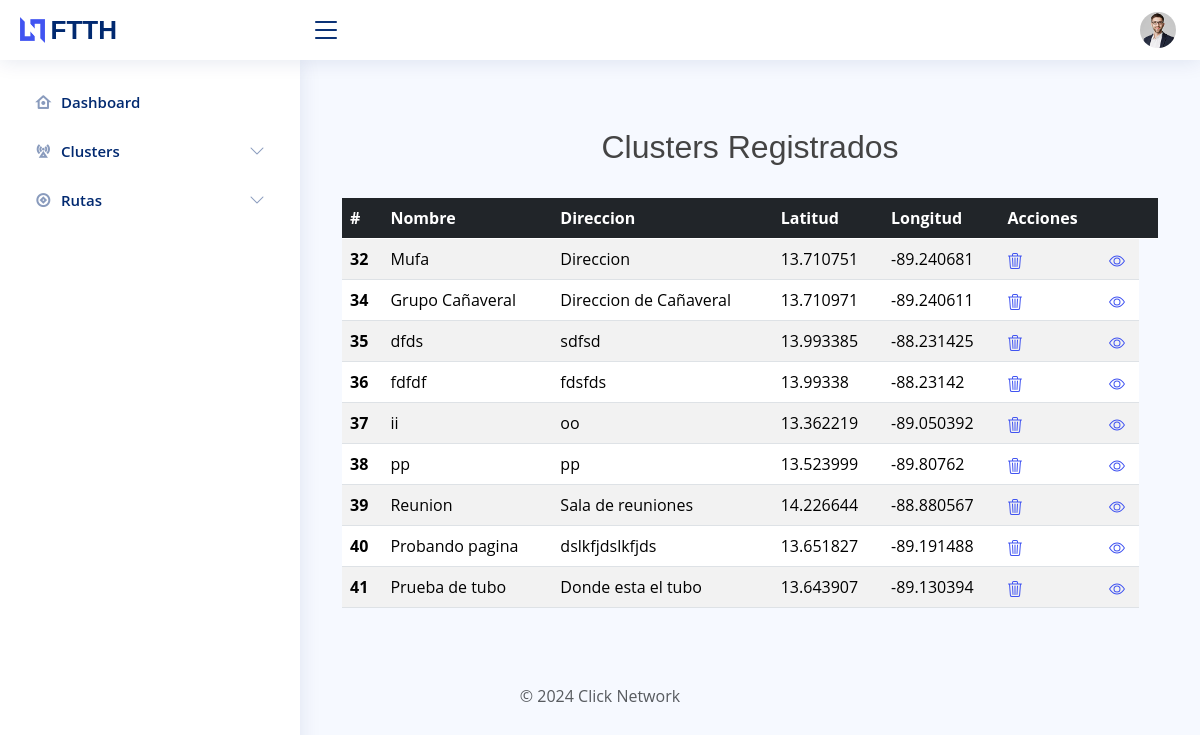
The page /map/clusters_supervisor on the database as committed earlier.
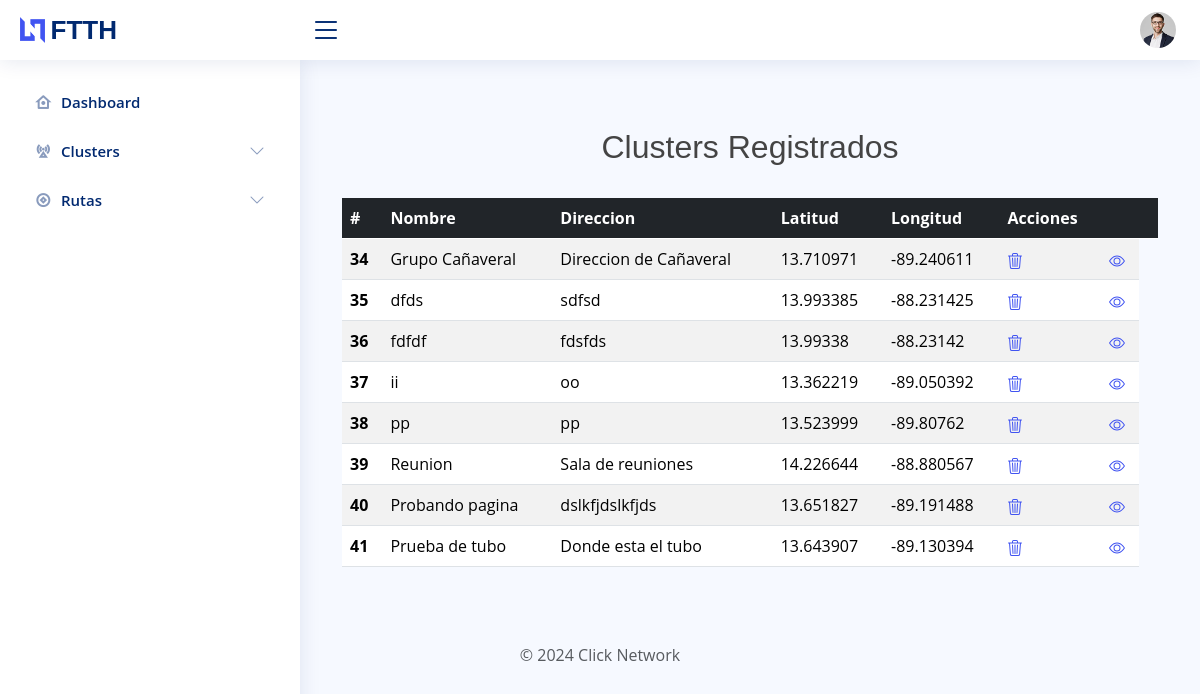
The same page on the database as committed later.
### map/models.py (models this page shows, shortened)
class Cluster(models.Model):
    TIPO_CHOICES = [
        ("mufa", "Mufa"),
        ("nap", "NAP"),
        ("cliente", "Cliente"),
    ]
    TIPOS_CHOICES = [
        ("Horizontal", "Horizontal"),
        ("Vertical", "Vertical"),
        ("Tipo Domo", "Tipo Domo"),
    ]
    BANDEJAS_CHOICES = [
        (1, "numero de bandejas: 1"),
        (2, "numero de bandejas: 2"),
        (3, "numero de bandejas: 3"),
        (4, "numero de bandejas: 4"),
        (5, "numero de bandejas: 5"),
        (6, "numero de bandejas: 6"),
    ]
    FUSIONES_CHOICES = [
        (6, "6 fusiones"),
        (12, "12 fusiones"),
        (24, "24 fusiones"),
        (48, "48 fusiones"),
    ]
    COLORS_CHOICES = [
        ("Azul", "Azul"),
        ("Anaranjado", "Anaranjado"),
        ("Verde", "Verde"),
        ("Cafe", "Cafe"),
        ("Plateado", "Plateado"),
        ("Blanco", "Blanco"),
        ("Rojo", "Rojo"),
        ("Negro", "Negro"),
        ("Amarillo", "Amarillo"),
        ("Violeta", "Violeta"),
        ("Rosa", "Rosa"),
        ("Agua", "Agua"),
    ]
    name = models.CharField(max_length=250, verbose_name="Nombre del Cluster")
    addres = models.CharField(max_length=250, verbose_name="Direccion del Cluster")
    lat = models.FloatField(verbose_name="Latitud")
    Ing = models.FloatField(verbose_name="Longitud")
    c_cluster = models.CharField(
        max_length=10, verbose_name="Codigo del Cluster", null=False, blank=False
    )
    tipo = models.CharField(
        max_length=20, choices=TIPO_CHOICES, default="horizontal", verbose_name="Tipo"
    )
    n_bandejas = models.IntegerField(
        choices=BANDEJAS_CHOICES, default=1, verbose_name="Numero de Bandejas"
    )
    n_fusiones = models.IntegerField(
        choices=FUSIONES_CHOICES, default=1, verbose_name="Numero de Fusiones"
    )
    colors = models.CharField(
        choices=COLORS_CHOICES,
        max_length=20,
        default="Azul",
        verbose_name="Color de Tubo",
    )
    tipos = models.CharField(
        choices=TIPOS_CHOICES,
        max_length=20,
        default="Horizontal",
        verbose_name="Tipo",
    )
    class Meta:
        verbose_name = "Cluster"
        verbose_name_plural = "Clusters"
        ordering = ["id"]

### map/views.py (the view)
# urls.py: path("clusters_supervisor", view_clusters_supervisor, name="clusters_supervisor"),
def view_clusters_supervisor(request):
    location = Cluster.objects.all()
    context = {"locations" : location}
    return render(request, "view_clusters_supervisor.html", context)

### templates/view_clusters_supervisor.html (shortened to what this page needs)
{% extends "template_supervisor.html" %}
{% block  content %}
    <div class="container mt-5">
        <h2 class="text-center">Clusters Registrados</h2>
        <br>
        <table class="table table-striped">
            <thead class="table-dark">
                <tr>
                    <th scope="col">#</th>
                    <th scope="col">Nombre</th>
                    <th scope="col">Direccion</th>
                    <th scope="col">Latitud</th>
                    <th scope="col">Longitud</th>
                    <th scope="col">Acciones</th>
                    <th scope="col"></th>
                    <th scope="col"></th>
                </tr>
            </thead>
            <tbody>
                {% for location in locations %}
                    <tr>
                        <th scope="row">{{ location.id}}</th>
                        <td>{{ location.name }}</td>
                        <td>{{location.addres}}</td>
                        <td>{{ location.lat }}</td>
                        <td>{{ location.Ing }}</td>
                        <td title="Borrar">
                            <a href = "clusters_supervisor/delete_cluster/{{location.id}}">
                            </a>
                        </td>
                        <td title="Ver">
                            <a href="clusters_supervisor/view_cluster/{{location.id}}">
</a>
                        </td>
                    </tr>
                {% endfor %}
            </tbody>
        </table>
    </div>
{% endblock  %}

Rows that differ between the two databases and show on the page:
removed Cluster: id "32", name "Mufa", addres "Direccion", lat "13.710751", Ing "-89.240681"
